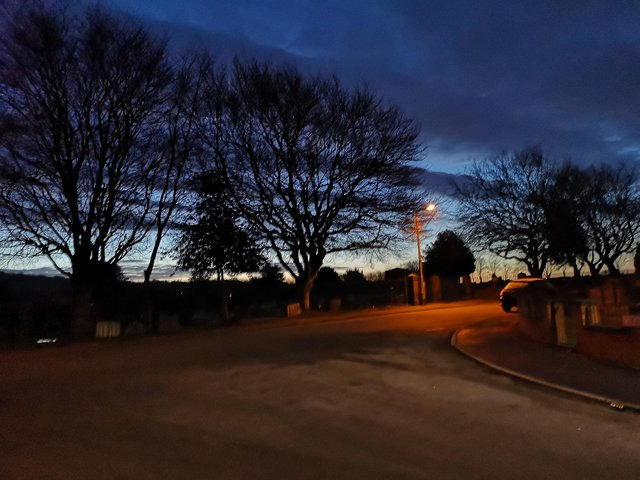
#> input picture 9º Período/Processamento Digital de Imagens/Transformacao/ImagemTeste.jpg, 640 x 480 px
$ python gradiente.py
#> lines starting #> are read from the running program, lines starting #| are printed output that depends on the picture
#> further down, imagem is the input picture: shape (480, 640, 3); mean B, G, R 49.8, 40.9, 45.4
import cv2
import numpy as np
import math

constante = 1

def conv2(img, w):
    r1 = int((w.shape[0]-1)/2)
    r2 = int((w.shape[1]-1)/2)

    if (len(img.shape)>2):
        imagem_intermediaria = np.zeros((img.shape[0] +  w.shape[0]-1, img.shape[1] + w.shape[1]-1, img.shape[2]), np.uint8)
    else:
        imagem_intermediaria = np.zeros((img.shape[0] +  w.shape[0]-1, img.shape[1] + w.shape[1]-1), np.uint8)

    for i in range(img.shape[0]):
        for j in range(img.shape[1]):
            if (len(img.shape)>2):
                for k in range(w.shape[1]):
                    imagem_intermediaria[w.shape[0]-2+i][w.shape[1]-2+j][k] = img[i][j][k]
            else:
                imagem_intermediaria[w.shape[0]-2+i][w.shape[1]-2+j] = img[i][j]
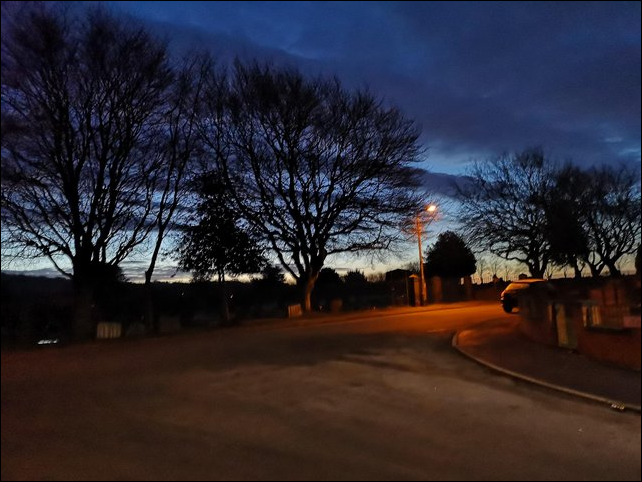
#> imagem_intermediaria: shape (482, 642, 3); mean B, G, R 49.4, 40.6, 45

    saida = np.zeros_like(img, np.uint8)

    for l in range(img.shape[0]):
        for c in range(img.shape[1]):
            a = r1
            for s in range(w.shape[0]):
                b = r2
                for t in range(w.shape[1]):
                    if (len(img.shape)>2):
                        for k in range(w.shape[1]):
                            saida[l][c][k] = saida[l][c][k] + w[s][t]*imagem_intermediaria[l+a+r1][c+b+r2][k]/9
                    else:
                        saida[l][c] = saida[l][c] + w[s][t]*imagem_intermediaria[l+a+r1][c+b+r2]/9
                    b-=1
                a-=1

        print(l, c)
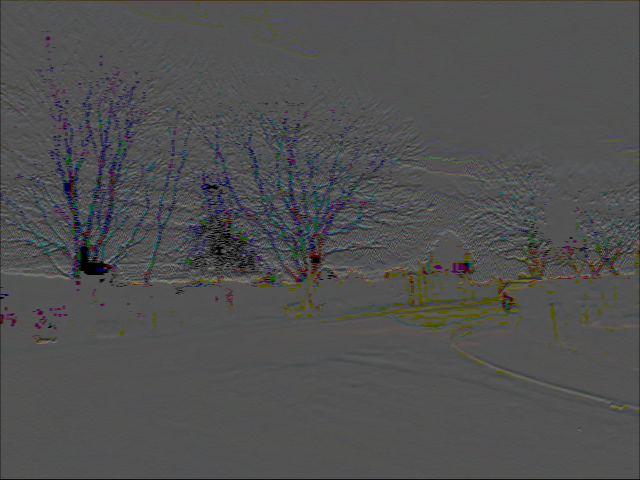
#> saida: shape (480, 640, 3); mean B, G, R 80.3, 80.1, 79.9

    return np.array(saida, np.uint8)

filtro = np.array([[-1,  -2,  -1],
                   [0,  0,  0],
                   [1,  2,  1]], np.uint8)

imagem = cv2.imread('./ImagemTeste.jpg')

cv2.namedWindow('image', cv2.WINDOW_NORMAL)
cv2.imshow('image',imagem)

img2 = conv2(imagem, filtro)

cv2.namedWindow('filtrada', cv2.WINDOW_NORMAL)
cv2.imshow('filtrada', img2)

cv2.waitKey(0)
cv2.destroyAllWindows()
